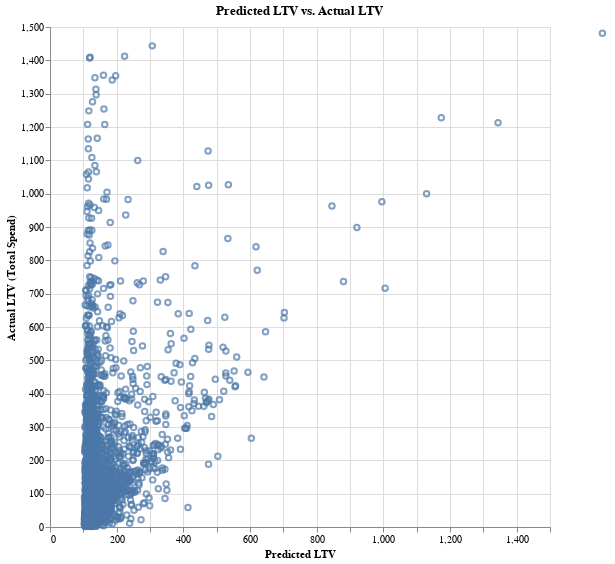

Notebook code cell kept with this figure:
### Code cell
# Chart showing 

scratch_data = predictions_pd[predictions_pd['Total_Spend'] <= 1500][['prediction', 'Total_Spend']]

prediction_chart = alt.Chart(scratch_data.sample(4999), title = "Predicted LTV vs. Actual LTV").mark_point().encode(
    alt.X('prediction:Q', scale = alt.Scale(domain=[0,1500]), title = 'Predicted LTV'),
    alt.Y('Total_Spend:Q', scale = alt.Scale(domain=[0,1500]), title = 'Actual LTV (Total Spend)')
).properties(width = 500, height = 500)

prediction_chart

### Figure 1 — Vega-Lite specification as saved in the notebook (floating-point values rounded to 4 significant figures; data arrays with more than 128 entries replaced by an {"elided": "..."} marker saying what was removed)
{"config": {"view": {"continuousWidth": 300, "continuousHeight": 300}}, "data": {"name": "data-2422187053122d19cf771cc155ad2749"}, "mark": {"type": "point"}, "encoding": {"x": {"field": "prediction", "scale": {"domain": [0, 1500]}, "title": "Predicted LTV", "type": "quantitative"}, "y": {"field": "Total_Spend", "scale": {"domain": [0, 1500]}, "title": "Actual LTV (Total Spend)", "type": "quantitative"}}, "height": 500, "title": "Predicted LTV vs. Actual LTV", "width": 500, "$schema": "https://vega.github.io/schema/vega-lite/v5.8.0.json", "datasets": {"data-2422187053122d19cf771cc155ad2749": {"elided": "4999 records"}}}
